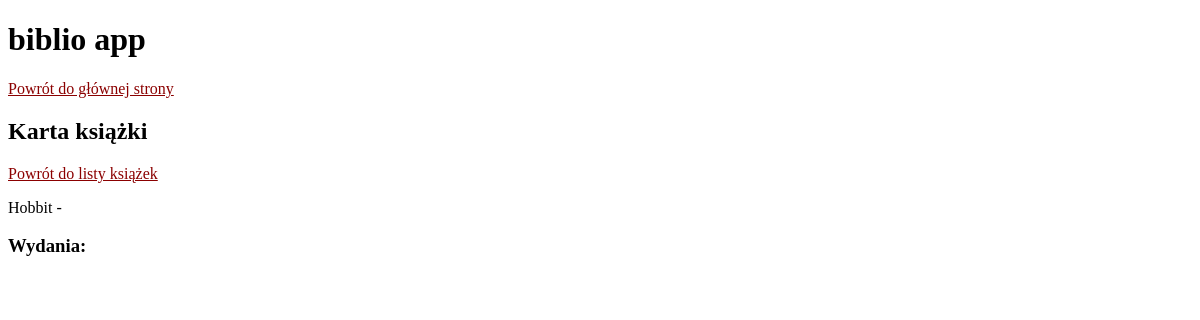
Before: /shelf/books/2/ with the older database file.
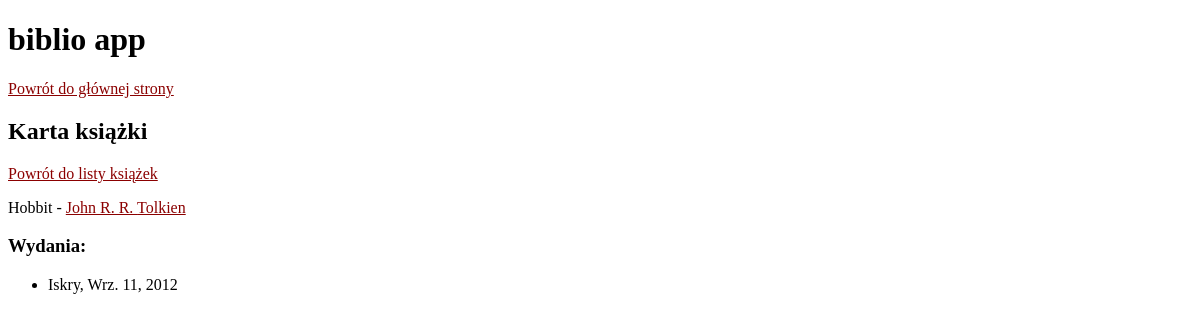
After: the same page with the newer database file.
### shelf/models.py (models this page shows, shortened)
class Author(models.Model):
    first_name = models.CharField(_('first_name'), max_length=20)
    last_name = models.CharField(_('last_name'), max_length=50)
    class Meta:
        ordering = ('last_name', 'first_name')
        verbose_name = _('author')
        verbose_name_plural = _('authors')

class BookEdition(models.Model):
    book = models.ForeignKey(Book, related_name='editions')
    isbn = models.CharField(max_length=17)
    date = models.DateField()
    publisher = models.ForeignKey(Publisher)

class Publisher(models.Model):
    name = models.CharField(max_length=70)

### shelf/views.py (the view)
# urls.py: url(r'^books/(?P<pk>\d+)/$', BookDetailView.as_view(), name='book-detail'),
class BookDetailView(DetailView):
    model = Book

### shelf/templates/shelf/book_detail.html (shortened to what this page needs)
{% extends "base.html" %}
{% block content %}
    {{ block.super }}
    <h2>Karta książki</h2>
    <div>
        <a href="{% url 'shelf:book-list' %}">Powrót do listy książek</a>
    </div>
    <p>{{ object.title }} -
        {% for author in object.authors.all %}
            <a href="{% url 'shelf:author-detail' author.id %}">
                {{ author.first_name }}
                {{ author.last_name }}</a
            >
        {% endfor %}
    </p>
    <h3>Wydania:</h3>
    <ul>
        {% for edition in object.editions.all %}
            <li>{{ edition.publisher.name }}, {{ edition.date }}</li>
        {% endfor %}
    </ul>
{% endblock %}

Changed rows visible on the page:
now on this page (row unchanged): Author: first_name "John R. R.", last_name "Tolkien"
added BookEdition: publisher.name "Iskry", date "Wrz. 11, 2012"
